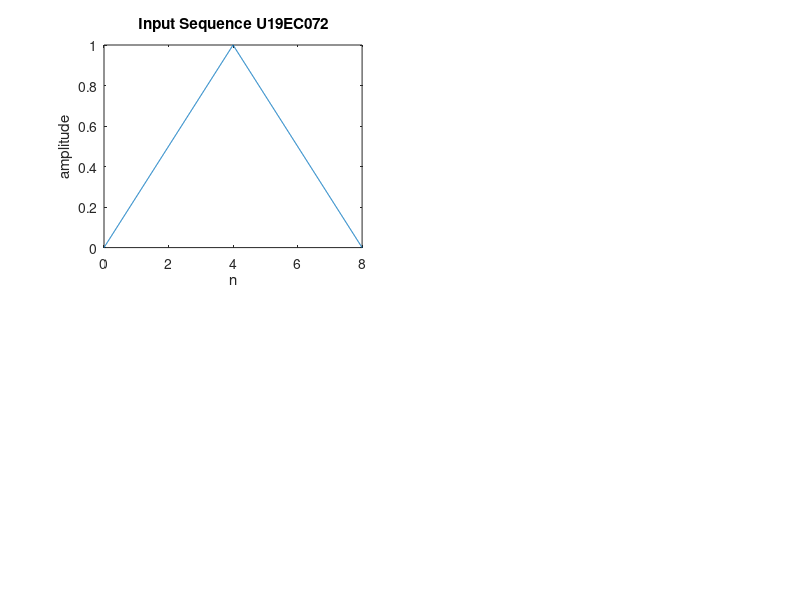

Reproduce this figure in MATLAB. (Note: this script raises an error after producing the figure.)
clc
clear all;
close all;

%x = input('Enter the elements: ');	%input signal 

N=9;

%L = length(x);
n1=0:0.01:N-1;
x= zeros(1, length(n1));
i=1;
for n = 0:0.01:N-1;
    z=(n-4)/4;
    x(i)=1-abs(z);
    i=i+1;
end

%x = [x zeros(1,N-L)];

subplot(2,2,1)
plot(n1,x)
xlabel('n')
ylabel('amplitude')
title('Input Sequence U19EC072')


%DFT

y = zeros(1, length(n1));
l=1
m=1
for k = 0:0.01:N-1
    W = exp((-1j*2*pi*k)/N);
    for n = 0:N-1
        y(l) =y(l)+ x(m)*W^n;
        l=l+1;
    end
    m=m+1;
end
disp('y: ') 
disp(y)

k = 0:0.01:N-1;
subplot(2,2,2) 
plot(k,y)
xlabel('k')
ylabel('amplitude')
title('DFT value U19EC072')

magnitude = abs(y); 
subplot(2,2,3) 
plot(k,magnitude)
xlabel('k') 
ylabel('amplitude')
 title('Magnitude U19EC072')

phase = angle(y);
subplot(2,2,4)
plot(k,phase) 
xlabel('k') 
ylabel('phase')
title('Phase U19EC072')
